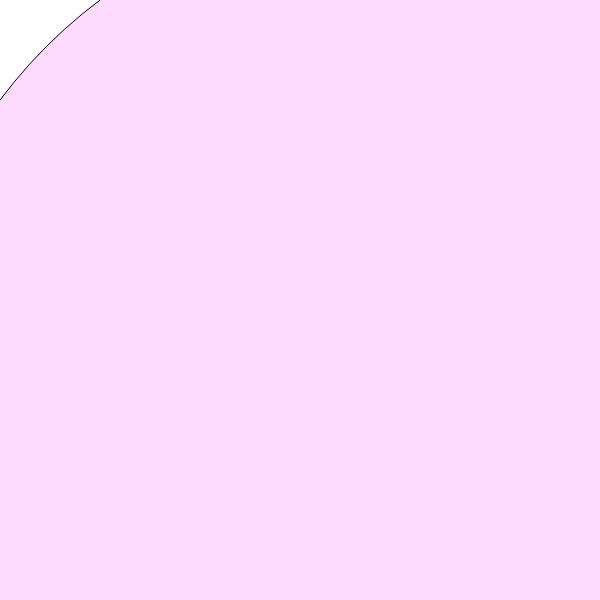
Frame 1 (no input)
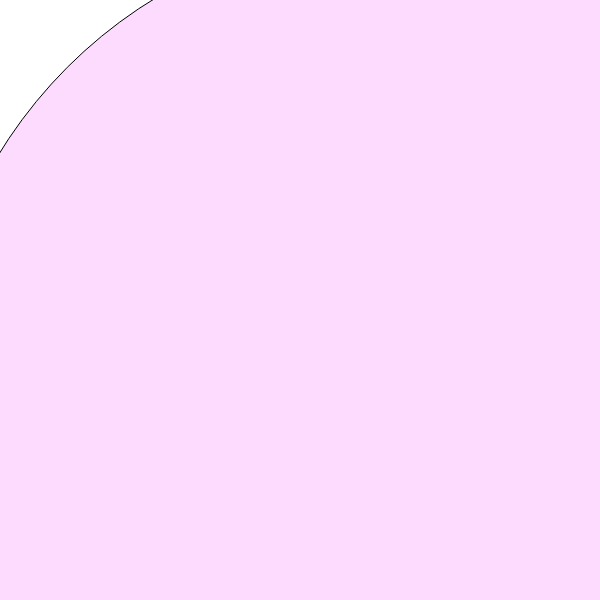
Frame 60 (no input)
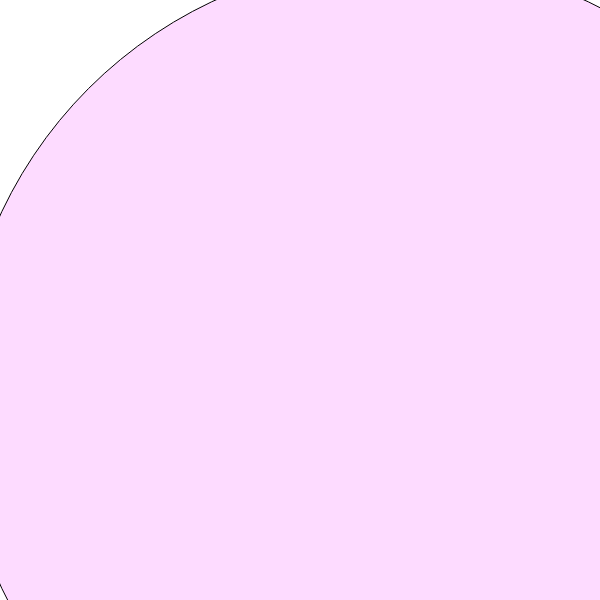
Frame 120 (the mouse pressed at the canvas centre since frame 60)

The p5.js sketch that drew these frames (run headless with seeded random() and noise() and a simulated clock; from frame 60 on, the mouse is pressed at the canvas centre):

// p5.js sketch
// ── sketch.js
var d = 1000;                   //Set the variable d (for diameter) to start at 1000

function setup() {
	createCanvas(600, 600);       //Create the canvas
	fill(253, 219, 255);          //Set the fill to a nice light pink
}

function draw() {               //The draw loop will run as long as the page is open in your browser
	background(255);              //Start by clearing the screen (this hides any previously drawn shapes)
	ellipse(400, 400, d, d);      //Draw an ellipse in the center of the canvas with a diameter "d"
	d = d - 1;                    //Decrease the value of "d" by 1
}
